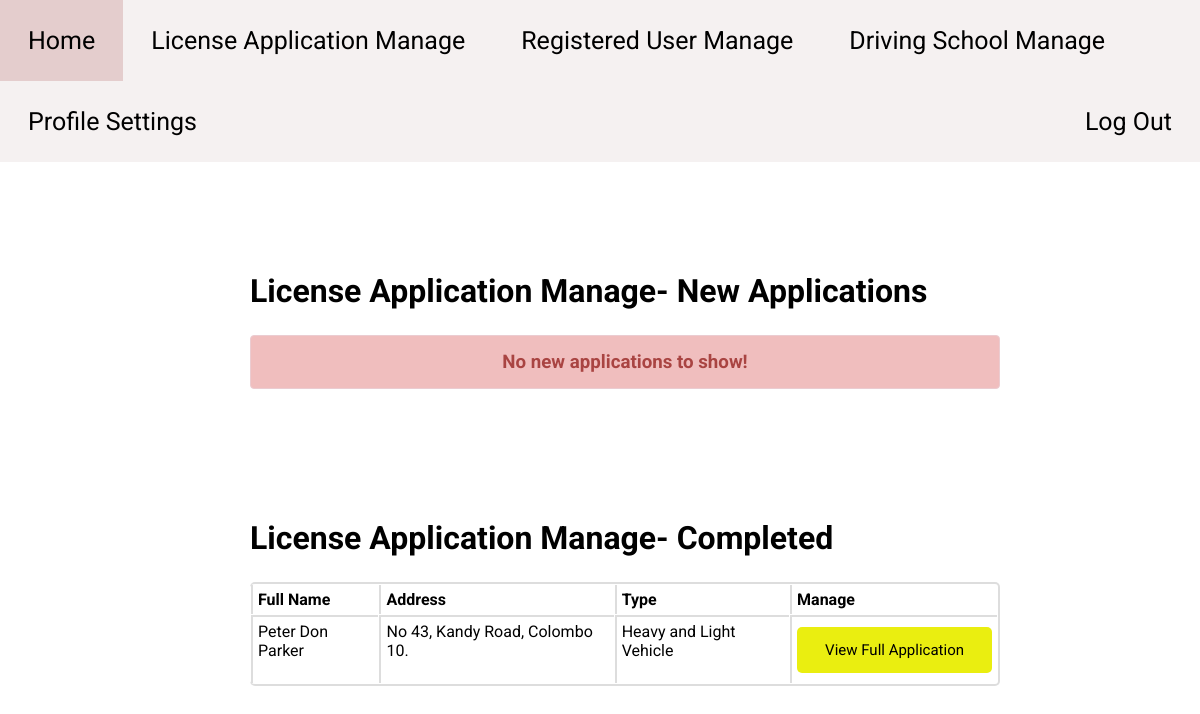
The app's page /php/admin-license-manage.php (signed in), older data.
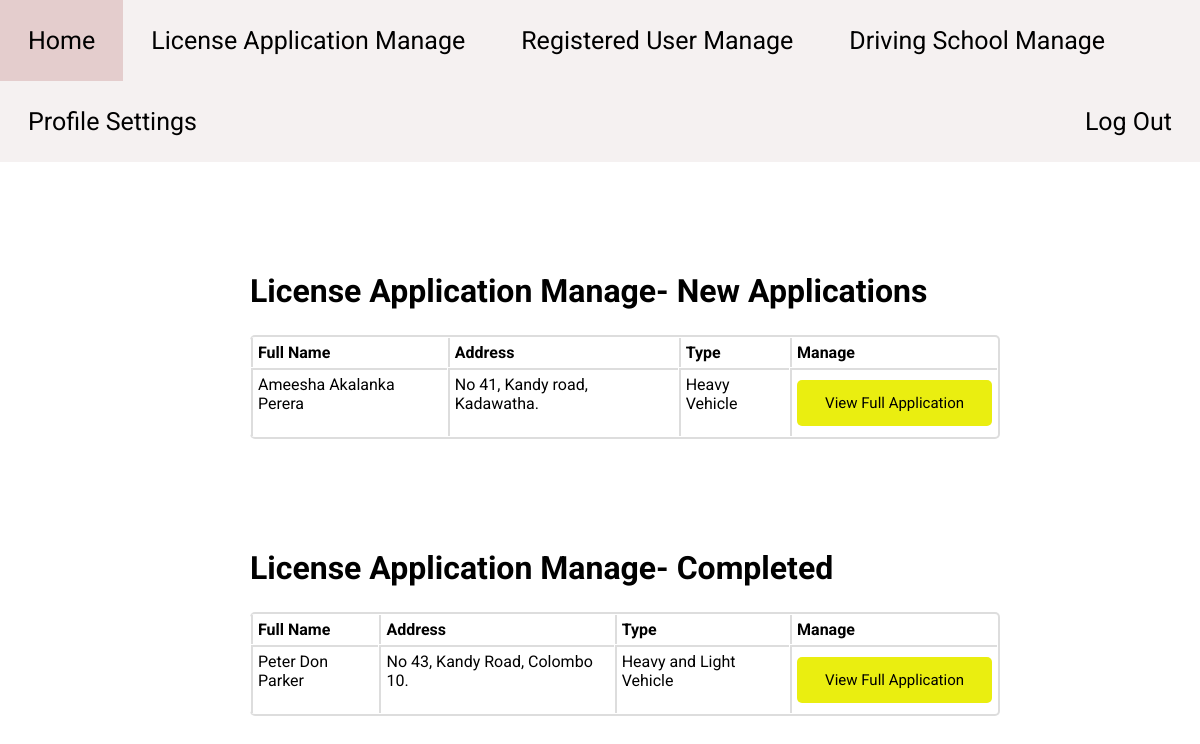
The same page, newer data.
### tables this page shows
CREATE TABLE `application` (
  `application_id` int(11) NOT NULL,
  `user_id` int(11) DEFAULT NULL,
  `full_name` varchar(50) DEFAULT NULL,
  `address` varchar(50) DEFAULT NULL,
  `license_type` varchar(30) DEFAULT NULL,
  `photo` varchar(100) DEFAULT NULL,
  `nic` varchar(100) DEFAULT NULL,
  `birth_certificate` varchar(100) DEFAULT NULL,
  `medical_report` varchar(100) DEFAULT NULL,
  `application_status` varchar(20) DEFAULT NULL
);

### php/admin-license-manage.php (the view, shortened to what this page needs)
<?php
    require "../includes/config.php";
    if(isset($_SESSION['admin_id'])){
?>
<!DOCTYPE HTML>
<html>
<head>
    <link rel = "stylesheet" type = "text/css" href = "../css/driving-school-dashboard.css"/>
    <link rel="stylesheet" href="https://cdnjs.cloudflare.com/ajax/libs/font-awesome/6.1.1/css/all.min.css" />
    <link rel = "stylesheet" type = "text/css" href = "../css/driving-school-main.css"/>
    <link rel = "stylesheet" type = "text/css" href = "../css/driving-school-package-manage.css"/>
    <link rel = "stylesheet" type = "text/css" href = "../css/user-new-license.css"/>
</head>
<body>
    <?php include '../includes/admin-navigation.php'?>
    <div class="container">
        <h1 class="dashboard-table-heading">License Application Manage- New Applications</h1>
        <div class="table-container">
            <?php
                $sql = "SELECT * FROM Application WHERE application_status = 'Pending'";
                $result = $conn->query($sql);
                if((!empty($result)) && ($result->num_rows > 0)){
            ?>
            <table>
                <thead>
                    <tr>
                        <th>Full Name</th>
                        <th>Address</th>
                        <th>Type</th>
                        <th>Manage</th>
                    </tr>
                </thead>
                <tbody>
                    <?php
                        while($row = $result->fetch_assoc()){
                    ?>
                    <tr>
                        <td><?php echo $row['full_name']?></td>
                        <td><?php echo $row['address']?></td>
                        <td><?php echo $row['license_type']?></td>
                        <td>
                            <form action="./admin-license-application-view.php?application_id=<?php echo $row['application_id'] ?>" method="POST">
                                <input class="a-btn btn-warning" type="submit" value="View Full Application" name = "btnView">
                            </form>
                        </td>
                    </tr>
                    <?php }?>
                </tbody>
            </table>
            <?php
                }else{
                    echo "<h3 class = 'alert alert-danger'>No new applications to show!</h3>";
                }
            ?>
        </div>
    </div>
    <div class="container">
        <h1 class="dashboard-table-heading">License Application Manage- Completed</h1>
        <div class="table-container">
            <?php
                $sql = "SELECT * FROM Application WHERE application_status = 'Success'";
                $result = $conn->query($sql);
                if((!empty($result)) && ($result->num_rows > 0)){
            ?>
            <table>
                <thead>
                    <tr>
                        <th>Full Name</th>
                        <th>Address</th>
                        <th>Type</th>
                        <th>Manage</th>
                    </tr>
                </thead>
                <tbody>
                    <?php
                        while($row = $result->fetch_assoc()){
                    ?>
                    <tr>
                        <td><?php echo $row['full_name'];?></td>
                        <td><?php echo $row['address'] ?></td>
                        <td><?php echo $row['license_type'] ?></td>
                        <td>
                            <form action="./admin-license-complete-application-view.php?application_id=<?php echo $row['application_id'] ?>" method="POST">
                                <input class="a-btn btn-warning" type="submit" value="View Full Application" name = "btnEdit">
                            </form>
                        </td>
                    </tr>
                    <?php }?>
                </tbody>
            </table>
            <?php
                }else{
                    echo "<h3 class = 'alert alert-danger'>No completed applications to show!</h3>";
                }
            ?>
        </div>
    </div>
</body>
</html>
<?php
    }else{
        header('Location: ./user.php');
    }
?>

Row changes from the older to the newer data that the page shows:
added application: full_name "Ameesha Akalanka Perera", address "No 41, Kandy road, Kadawatha.", license_type "Heavy Vehicle", shown under "License Application Manage- New Applications"
Text that changed along with them:
text no longer shown: "No new applications to show!"
text now shown: "Full Name Address Type Manage"
